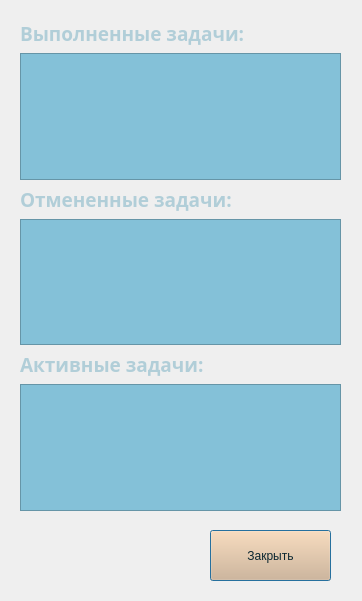
<?xml version="1.0" encoding="UTF-8"?>
<ui version="4.0">
 <class>statistics</class>
 <widget class="QDialog" name="statistics">
  <property name="geometry">
   <rect>
    <x>0</x>
    <y>0</y>
    <width>362</width>
    <height>601</height>
   </rect>
  </property>
  <property name="windowTitle">
   <string>Dialog</string>
  </property>
  <widget class="QPushButton" name="closeB">
   <property name="geometry">
    <rect>
     <x>210</x>
     <y>530</y>
     <width>121</width>
     <height>51</height>
    </rect>
   </property>
   <property name="palette">
    <palette>
     <active>
      <colorrole role="WindowText">
       <brush brushstyle="SolidPattern">
        <color alpha="255">
         <red>0</red>
         <green>0</green>
         <blue>0</blue>
        </color>
       </brush>
      </colorrole>
      <colorrole role="Button">
       <brush brushstyle="SolidPattern">
        <color alpha="255">
         <red>224</red>
         <green>180</green>
         <blue>133</blue>
        </color>
       </brush>
      </colorrole>
      <colorrole role="Light">
       <brush brushstyle="SolidPattern">
        <color alpha="255">
         <red>255</red>
         <green>244</green>
         <blue>232</blue>
        </color>
       </brush>
      </colorrole>
      <colorrole role="Midlight">
       <brush brushstyle="SolidPattern">
        <color alpha="255">
         <red>239</red>
         <green>212</green>
         <blue>182</blue>
        </color>
       </brush>
      </colorrole>
      <colorrole role="Dark">
       <brush brushstyle="SolidPattern">
        <color alpha="255">
         <red>112</red>
         <green>90</green>
         <blue>66</blue>
        </color>
       </brush>
      </colorrole>
      <colorrole role="Mid">
       <brush brushstyle="SolidPattern">
        <color alpha="255">
         <red>149</red>
         <green>120</green>
         <blue>89</blue>
        </color>
       </brush>
      </colorrole>
      <colorrole role="Text">
       <brush brushstyle="SolidPattern">
        <color alpha="255">
         <red>0</red>
         <green>0</green>
         <blue>0</blue>
        </color>
       </brush>
      </colorrole>
      <colorrole role="BrightText">
       <brush brushstyle="SolidPattern">
        <color alpha="255">
         <red>255</red>
         <green>255</green>
         <blue>255</blue>
        </color>
       </brush>
      </colorrole>
      <colorrole role="ButtonText">
       <brush brushstyle="SolidPattern">
        <color alpha="255">
         <red>0</red>
         <green>0</green>
         <blue>0</blue>
        </color>
       </brush>
      </colorrole>
      <colorrole role="Base">
       <brush brushstyle="SolidPattern">
        <color alpha="255">
         <red>255</red>
         <green>255</green>
         <blue>255</blue>
        </color>
       </brush>
      </colorrole>
      <colorrole role="Window">
       <brush brushstyle="SolidPattern">
        <color alpha="255">
         <red>224</red>
         <green>180</green>
         <blue>133</blue>
        </color>
       </brush>
      </colorrole>
      <colorrole role="Shadow">
       <brush brushstyle="SolidPattern">
        <color alpha="255">
         <red>0</red>
         <green>0</green>
         <blue>0</blue>
        </color>
       </brush>
      </colorrole>
      <colorrole role="AlternateBase">
       <brush brushstyle="SolidPattern">
        <color alpha="255">
         <red>239</red>
         <green>217</green>
         <blue>194</blue>
        </color>
       </brush>
      </colorrole>
      <colorrole role="ToolTipBase">
       <brush brushstyle="SolidPattern">
        <color alpha="255">
         <red>255</red>
         <green>255</green>
         <blue>220</blue>
        </color>
       </brush>
      </colorrole>
      <colorrole role="ToolTipText">
       <brush brushstyle="SolidPattern">
        <color alpha="255">
         <red>0</red>
         <green>0</green>
         <blue>0</blue>
        </color>
       </brush>
      </colorrole>
      <colorrole role="PlaceholderText">
       <brush brushstyle="SolidPattern">
        <color alpha="127">
         <red>0</red>
         <green>0</green>
         <blue>0</blue>
        </color>
       </brush>
      </colorrole>
      <colorrole role="Accent">
       <brush brushstyle="SolidPattern">
        <color alpha="255">
         <red>255</red>
         <green>255</green>
         <blue>255</blue>
        </color>
       </brush>
      </colorrole>
     </active>
     <inactive>
      <colorrole role="WindowText">
       <brush brushstyle="SolidPattern">
        <color alpha="255">
         <red>0</red>
         <green>0</green>
         <blue>0</blue>
        </color>
       </brush>
      </colorrole>
      <colorrole role="Button">
       <brush brushstyle="SolidPattern">
        <color alpha="255">
         <red>224</red>
         <green>180</green>
         <blue>133</blue>
        </color>
       </brush>
      </colorrole>
      <colorrole role="Light">
       <brush brushstyle="SolidPattern">
        <color alpha="255">
         <red>255</red>
         <green>244</green>
         <blue>232</blue>
        </color>
       </brush>
      </colorrole>
      <colorrole role="Midlight">
       <brush brushstyle="SolidPattern">
        <color alpha="255">
         <red>239</red>
         <green>212</green>
         <blue>182</blue>
        </color>
       </brush>
      </colorrole>
      <colorrole role="Dark">
       <brush brushstyle="SolidPattern">
        <color alpha="255">
         <red>112</red>
         <green>90</green>
         <blue>66</blue>
        </color>
       </brush>
      </colorrole>
      <colorrole role="Mid">
       <brush brushstyle="SolidPattern">
        <color alpha="255">
         <red>149</red>
         <green>120</green>
         <blue>89</blue>
        </color>
       </brush>
      </colorrole>
      <colorrole role="Text">
       <brush brushstyle="SolidPattern">
        <color alpha="255">
         <red>0</red>
         <green>0</green>
         <blue>0</blue>
        </color>
       </brush>
      </colorrole>
      <colorrole role="BrightText">
       <brush brushstyle="SolidPattern">
        <color alpha="255">
         <red>255</red>
         <green>255</green>
         <blue>255</blue>
        </color>
       </brush>
      </colorrole>
      <colorrole role="ButtonText">
       <brush brushstyle="SolidPattern">
        <color alpha="255">
         <red>0</red>
         <green>0</green>
         <blue>0</blue>
        </color>
       </brush>
      </colorrole>
      <colorrole role="Base">
       <brush brushstyle="SolidPattern">
        <color alpha="255">
         <red>255</red>
         <green>255</green>
         <blue>255</blue>
        </color>
       </brush>
      </colorrole>
      <colorrole role="Window">
       <brush brushstyle="SolidPattern">
        <color alpha="255">
         <red>224</red>
         <green>180</green>
         <blue>133</blue>
        </color>
       </brush>
      </colorrole>
      <colorrole role="Shadow">
       <brush brushstyle="SolidPattern">
        <color alpha="255">
         <red>0</red>
         <green>0</green>
         <blue>0</blue>
        </color>
       </brush>
      </colorrole>
      <colorrole role="AlternateBase">
       <brush brushstyle="SolidPattern">
        <color alpha="255">
         <red>239</red>
         <green>217</green>
         <blue>194</blue>
        </color>
       </brush>
      </colorrole>
      <colorrole role="ToolTipBase">
       <brush brushstyle="SolidPattern">
        <color alpha="255">
         <red>255</red>
         <green>255</green>
         <blue>220</blue>
        </color>
       </brush>
      </colorrole>
      <colorrole role="ToolTipText">
       <brush brushstyle="SolidPattern">
        <color alpha="255">
         <red>0</red>
         <green>0</green>
         <blue>0</blue>
        </color>
       </brush>
      </colorrole>
      <colorrole role="PlaceholderText">
       <brush brushstyle="SolidPattern">
        <color alpha="127">
         <red>0</red>
         <green>0</green>
         <blue>0</blue>
        </color>
       </brush>
      </colorrole>
      <colorrole role="Accent">
       <brush brushstyle="SolidPattern">
        <color alpha="255">
         <red>255</red>
         <green>255</green>
         <blue>255</blue>
        </color>
       </brush>
      </colorrole>
     </inactive>
     <disabled>
      <colorrole role="WindowText">
       <brush brushstyle="SolidPattern">
        <color alpha="255">
         <red>112</red>
         <green>90</green>
         <blue>66</blue>
        </color>
       </brush>
      </colorrole>
      <colorrole role="Button">
       <brush brushstyle="SolidPattern">
        <color alpha="255">
         <red>224</red>
         <green>180</green>
         <blue>133</blue>
        </color>
       </brush>
      </colorrole>
      <colorrole role="Light">
       <brush brushstyle="SolidPattern">
        <color alpha="255">
         <red>255</red>
         <green>244</green>
         <blue>232</blue>
        </color>
       </brush>
      </colorrole>
      <colorrole role="Midlight">
       <brush brushstyle="SolidPattern">
        <color alpha="255">
         <red>239</red>
         <green>212</green>
         <blue>182</blue>
        </color>
       </brush>
      </colorrole>
      <colorrole role="Dark">
       <brush brushstyle="SolidPattern">
        <color alpha="255">
         <red>112</red>
         <green>90</green>
         <blue>66</blue>
        </color>
       </brush>
      </colorrole>
      <colorrole role="Mid">
       <brush brushstyle="SolidPattern">
        <color alpha="255">
         <red>149</red>
         <green>120</green>
         <blue>89</blue>
        </color>
       </brush>
      </colorrole>
      <colorrole role="Text">
       <brush brushstyle="SolidPattern">
        <color alpha="255">
         <red>112</red>
         <green>90</green>
         <blue>66</blue>
        </color>
       </brush>
      </colorrole>
      <colorrole role="BrightText">
       <brush brushstyle="SolidPattern">
        <color alpha="255">
         <red>255</red>
         <green>255</green>
         <blue>255</blue>
        </color>
       </brush>
      </colorrole>
      <colorrole role="ButtonText">
       <brush brushstyle="SolidPattern">
        <color alpha="255">
         <red>112</red>
         <green>90</green>
         <blue>66</blue>
        </color>
       </brush>
      </colorrole>
      <colorrole role="Base">
       <brush brushstyle="SolidPattern">
        <color alpha="255">
         <red>224</red>
         <green>180</green>
         <blue>133</blue>
        </color>
       </brush>
      </colorrole>
      <colorrole role="Window">
       <brush brushstyle="SolidPattern">
        <color alpha="255">
         <red>224</red>
         <green>180</green>
         <blue>133</blue>
        </color>
       </brush>
      </colorrole>
      <colorrole role="Shadow">
       <brush brushstyle="SolidPattern">
        <color alpha="255">
         <red>0</red>
         <green>0</green>
         <blue>0</blue>
        </color>
       </brush>
      </colorrole>
      <colorrole role="AlternateBase">
       <brush brushstyle="SolidPattern">
        <color alpha="255">
         <red>224</red>
         <green>180</green>
         <blue>133</blue>
        </color>
       </brush>
      </colorrole>
      <colorrole role="ToolTipBase">
       <brush brushstyle="SolidPattern">
        <color alpha="255">
         <red>255</red>
         <green>255</green>
         <blue>220</blue>
        </color>
       </brush>
      </colorrole>
      <colorrole role="ToolTipText">
       <brush brushstyle="SolidPattern">
        <color alpha="255">
         <red>0</red>
         <green>0</green>
         <blue>0</blue>
        </color>
       </brush>
      </colorrole>
      <colorrole role="PlaceholderText">
       <brush brushstyle="SolidPattern">
        <color alpha="127">
         <red>112</red>
         <green>90</green>
         <blue>66</blue>
        </color>
       </brush>
      </colorrole>
      <colorrole role="Accent">
       <brush brushstyle="SolidPattern">
        <color alpha="255">
         <red>255</red>
         <green>222</green>
         <blue>188</blue>
        </color>
       </brush>
      </colorrole>
     </disabled>
    </palette>
   </property>
   <property name="styleSheet">
    <string notr="true">color: rgb(12,39,49);
font: 700 10pt &quot;Rubik&quot;;</string>
   </property>
   <property name="text">
    <string>Закрыть</string>
   </property>
  </widget>
  <widget class="QWidget" name="">
   <property name="geometry">
    <rect>
     <x>20</x>
     <y>20</y>
     <width>321</width>
     <height>491</height>
    </rect>
   </property>
   <layout class="QGridLayout" name="gridLayout">
    <item row="0" column="0">
     <widget class="QLabel" name="label">
      <property name="font">
       <font>
        <family>Rubik</family>
        <pointsize>14</pointsize>
        <bold>true</bold>
       </font>
      </property>
      <property name="styleSheet">
       <string notr="true">color : #B1CED8;</string>
      </property>
      <property name="text">
       <string>Выполненные задачи:</string>
      </property>
     </widget>
    </item>
    <item row="1" column="0">
     <widget class="QTextEdit" name="textEdit">
      <property name="palette">
       <palette>
        <active>
         <colorrole role="WindowText">
          <brush brushstyle="SolidPattern">
           <color alpha="255">
            <red>12</red>
            <green>39</green>
            <blue>49</blue>
           </color>
          </brush>
         </colorrole>
         <colorrole role="Button">
          <brush brushstyle="SolidPattern">
           <color alpha="255">
            <red>132</red>
            <green>193</green>
            <blue>216</blue>
           </color>
          </brush>
         </colorrole>
         <colorrole role="Text">
          <brush brushstyle="SolidPattern">
           <color alpha="255">
            <red>12</red>
            <green>39</green>
            <blue>49</blue>
           </color>
          </brush>
         </colorrole>
         <colorrole role="ButtonText">
          <brush brushstyle="SolidPattern">
           <color alpha="255">
            <red>12</red>
            <green>39</green>
            <blue>49</blue>
           </color>
          </brush>
         </colorrole>
         <colorrole role="Base">
          <brush brushstyle="SolidPattern">
           <color alpha="255">
            <red>132</red>
            <green>193</green>
            <blue>216</blue>
           </color>
          </brush>
         </colorrole>
         <colorrole role="Window">
          <brush brushstyle="SolidPattern">
           <color alpha="255">
            <red>132</red>
            <green>193</green>
            <blue>216</blue>
           </color>
          </brush>
         </colorrole>
         <colorrole role="PlaceholderText">
          <brush brushstyle="SolidPattern">
           <color alpha="128">
            <red>12</red>
            <green>39</green>
            <blue>49</blue>
           </color>
          </brush>
         </colorrole>
        </active>
        <inactive>
         <colorrole role="WindowText">
          <brush brushstyle="SolidPattern">
           <color alpha="255">
            <red>12</red>
            <green>39</green>
            <blue>49</blue>
           </color>
          </brush>
         </colorrole>
         <colorrole role="Button">
          <brush brushstyle="SolidPattern">
           <color alpha="255">
            <red>132</red>
            <green>193</green>
            <blue>216</blue>
           </color>
          </brush>
         </colorrole>
         <colorrole role="Text">
          <brush brushstyle="SolidPattern">
           <color alpha="255">
            <red>12</red>
            <green>39</green>
            <blue>49</blue>
           </color>
          </brush>
         </colorrole>
         <colorrole role="ButtonText">
          <brush brushstyle="SolidPattern">
           <color alpha="255">
            <red>12</red>
            <green>39</green>
            <blue>49</blue>
           </color>
          </brush>
         </colorrole>
         <colorrole role="Base">
          <brush brushstyle="SolidPattern">
           <color alpha="255">
            <red>132</red>
            <green>193</green>
            <blue>216</blue>
           </color>
          </brush>
         </colorrole>
         <colorrole role="Window">
          <brush brushstyle="SolidPattern">
           <color alpha="255">
            <red>132</red>
            <green>193</green>
            <blue>216</blue>
           </color>
          </brush>
         </colorrole>
         <colorrole role="PlaceholderText">
          <brush brushstyle="SolidPattern">
           <color alpha="128">
            <red>12</red>
            <green>39</green>
            <blue>49</blue>
           </color>
          </brush>
         </colorrole>
        </inactive>
        <disabled>
         <colorrole role="WindowText">
          <brush brushstyle="SolidPattern">
           <color alpha="255">
            <red>12</red>
            <green>39</green>
            <blue>49</blue>
           </color>
          </brush>
         </colorrole>
         <colorrole role="Button">
          <brush brushstyle="SolidPattern">
           <color alpha="255">
            <red>132</red>
            <green>193</green>
            <blue>216</blue>
           </color>
          </brush>
         </colorrole>
         <colorrole role="Text">
          <brush brushstyle="SolidPattern">
           <color alpha="255">
            <red>12</red>
            <green>39</green>
            <blue>49</blue>
           </color>
          </brush>
         </colorrole>
         <colorrole role="ButtonText">
          <brush brushstyle="SolidPattern">
           <color alpha="255">
            <red>12</red>
            <green>39</green>
            <blue>49</blue>
           </color>
          </brush>
         </colorrole>
         <colorrole role="Base">
          <brush brushstyle="SolidPattern">
           <color alpha="255">
            <red>132</red>
            <green>193</green>
            <blue>216</blue>
           </color>
          </brush>
         </colorrole>
         <colorrole role="Window">
          <brush brushstyle="SolidPattern">
           <color alpha="255">
            <red>132</red>
            <green>193</green>
            <blue>216</blue>
           </color>
          </brush>
         </colorrole>
         <colorrole role="PlaceholderText">
          <brush brushstyle="SolidPattern">
           <color alpha="128">
            <red>12</red>
            <green>39</green>
            <blue>49</blue>
           </color>
          </brush>
         </colorrole>
        </disabled>
       </palette>
      </property>
      <property name="styleSheet">
       <string notr="true">color: rgb(12,39,49);
font: 700 10pt &quot;Rubik&quot;;
background-color: rgb(132,193,216);</string>
      </property>
     </widget>
    </item>
    <item row="2" column="0">
     <widget class="QLabel" name="label_2">
      <property name="font">
       <font>
        <family>Rubik</family>
        <pointsize>14</pointsize>
        <bold>true</bold>
       </font>
      </property>
      <property name="styleSheet">
       <string notr="true">color : #B1CED8;</string>
      </property>
      <property name="text">
       <string>Отмененные задачи:</string>
      </property>
     </widget>
    </item>
    <item row="3" column="0">
     <widget class="QTextEdit" name="textEdit_2">
      <property name="palette">
       <palette>
        <active>
         <colorrole role="WindowText">
          <brush brushstyle="SolidPattern">
           <color alpha="255">
            <red>12</red>
            <green>39</green>
            <blue>49</blue>
           </color>
          </brush>
         </colorrole>
         <colorrole role="Button">
          <brush brushstyle="SolidPattern">
           <color alpha="255">
            <red>132</red>
            <green>193</green>
            <blue>216</blue>
           </color>
          </brush>
         </colorrole>
         <colorrole role="Text">
          <brush brushstyle="SolidPattern">
           <color alpha="255">
            <red>12</red>
            <green>39</green>
            <blue>49</blue>
           </color>
          </brush>
         </colorrole>
         <colorrole role="ButtonText">
          <brush brushstyle="SolidPattern">
           <color alpha="255">
            <red>12</red>
            <green>39</green>
            <blue>49</blue>
           </color>
          </brush>
         </colorrole>
         <colorrole role="Base">
          <brush brushstyle="SolidPattern">
           <color alpha="255">
            <red>132</red>
            <green>193</green>
            <blue>216</blue>
           </color>
          </brush>
         </colorrole>
         <colorrole role="Window">
          <brush brushstyle="SolidPattern">
           <color alpha="255">
            <red>132</red>
            <green>193</green>
            <blue>216</blue>
           </color>
          </brush>
         </colorrole>
         <colorrole role="PlaceholderText">
          <brush brushstyle="SolidPattern">
           <color alpha="128">
            <red>12</red>
            <green>39</green>
            <blue>49</blue>
           </color>
          </brush>
         </colorrole>
        </active>
        <inactive>
         <colorrole role="WindowText">
          <brush brushstyle="SolidPattern">
           <color alpha="255">
            <red>12</red>
            <green>39</green>
            <blue>49</blue>
           </color>
          </brush>
         </colorrole>
         <colorrole role="Button">
          <brush brushstyle="SolidPattern">
           <color alpha="255">
            <red>132</red>
            <green>193</green>
            <blue>216</blue>
           </color>
          </brush>
         </colorrole>
         <colorrole role="Text">
          <brush brushstyle="SolidPattern">
           <color alpha="255">
            <red>12</red>
            <green>39</green>
            <blue>49</blue>
           </color>
          </brush>
         </colorrole>
         <colorrole role="ButtonText">
          <brush brushstyle="SolidPattern">
           <color alpha="255">
            <red>12</red>
            <green>39</green>
            <blue>49</blue>
           </color>
          </brush>
         </colorrole>
         <colorrole role="Base">
          <brush brushstyle="SolidPattern">
           <color alpha="255">
            <red>132</red>
            <green>193</green>
            <blue>216</blue>
           </color>
          </brush>
         </colorrole>
         <colorrole role="Window">
          <brush brushstyle="SolidPattern">
           <color alpha="255">
            <red>132</red>
            <green>193</green>
            <blue>216</blue>
           </color>
          </brush>
         </colorrole>
         <colorrole role="PlaceholderText">
          <brush brushstyle="SolidPattern">
           <color alpha="128">
            <red>12</red>
            <green>39</green>
            <blue>49</blue>
           </color>
          </brush>
         </colorrole>
        </inactive>
        <disabled>
         <colorrole role="WindowText">
          <brush brushstyle="SolidPattern">
           <color alpha="255">
            <red>12</red>
            <green>39</green>
            <blue>49</blue>
           </color>
          </brush>
         </colorrole>
         <colorrole role="Button">
          <brush brushstyle="SolidPattern">
           <color alpha="255">
            <red>132</red>
            <green>193</green>
            <blue>216</blue>
           </color>
          </brush>
         </colorrole>
         <colorrole role="Text">
          <brush brushstyle="SolidPattern">
           <color alpha="255">
            <red>12</red>
            <green>39</green>
            <blue>49</blue>
           </color>
          </brush>
         </colorrole>
         <colorrole role="ButtonText">
          <brush brushstyle="SolidPattern">
           <color alpha="255">
            <red>12</red>
            <green>39</green>
            <blue>49</blue>
           </color>
          </brush>
         </colorrole>
         <colorrole role="Base">
          <brush brushstyle="SolidPattern">
           <color alpha="255">
            <red>132</red>
            <green>193</green>
            <blue>216</blue>
           </color>
          </brush>
         </colorrole>
         <colorrole role="Window">
          <brush brushstyle="SolidPattern">
           <color alpha="255">
            <red>132</red>
            <green>193</green>
            <blue>216</blue>
           </color>
          </brush>
         </colorrole>
         <colorrole role="PlaceholderText">
          <brush brushstyle="SolidPattern">
           <color alpha="128">
            <red>12</red>
            <green>39</green>
            <blue>49</blue>
           </color>
          </brush>
         </colorrole>
        </disabled>
       </palette>
      </property>
      <property name="styleSheet">
       <string notr="true">color: rgb(12,39,49);
font: 700 10pt &quot;Rubik&quot;;
background-color: rgb(132,193,216);</string>
      </property>
     </widget>
    </item>
    <item row="4" column="0">
     <widget class="QLabel" name="label_3">
      <property name="font">
       <font>
        <family>Rubik</family>
        <pointsize>14</pointsize>
        <bold>true</bold>
       </font>
      </property>
      <property name="styleSheet">
       <string notr="true">color : #B1CED8;</string>
      </property>
      <property name="text">
       <string>Активные задачи:</string>
      </property>
     </widget>
    </item>
    <item row="5" column="0">
     <widget class="QTextEdit" name="textEdit_3">
      <property name="palette">
       <palette>
        <active>
         <colorrole role="WindowText">
          <brush brushstyle="SolidPattern">
           <color alpha="255">
            <red>12</red>
            <green>39</green>
            <blue>49</blue>
           </color>
          </brush>
         </colorrole>
         <colorrole role="Button">
          <brush brushstyle="SolidPattern">
           <color alpha="255">
            <red>132</red>
            <green>193</green>
            <blue>216</blue>
           </color>
          </brush>
         </colorrole>
         <colorrole role="Text">
          <brush brushstyle="SolidPattern">
           <color alpha="255">
            <red>12</red>
            <green>39</green>
            <blue>49</blue>
           </color>
          </brush>
         </colorrole>
         <colorrole role="ButtonText">
          <brush brushstyle="SolidPattern">
           <color alpha="255">
            <red>12</red>
            <green>39</green>
            <blue>49</blue>
           </color>
          </brush>
         </colorrole>
         <colorrole role="Base">
          <brush brushstyle="SolidPattern">
           <color alpha="255">
            <red>132</red>
            <green>193</green>
            <blue>216</blue>
           </color>
          </brush>
         </colorrole>
         <colorrole role="Window">
          <brush brushstyle="SolidPattern">
           <color alpha="255">
            <red>132</red>
            <green>193</green>
            <blue>216</blue>
           </color>
          </brush>
         </colorrole>
         <colorrole role="PlaceholderText">
          <brush brushstyle="SolidPattern">
           <color alpha="128">
            <red>12</red>
            <green>39</green>
            <blue>49</blue>
           </color>
          </brush>
         </colorrole>
        </active>
        <inactive>
         <colorrole role="WindowText">
          <brush brushstyle="SolidPattern">
           <color alpha="255">
            <red>12</red>
            <green>39</green>
            <blue>49</blue>
           </color>
          </brush>
         </colorrole>
         <colorrole role="Button">
          <brush brushstyle="SolidPattern">
           <color alpha="255">
            <red>132</red>
            <green>193</green>
            <blue>216</blue>
           </color>
          </brush>
         </colorrole>
         <colorrole role="Text">
          <brush brushstyle="SolidPattern">
           <color alpha="255">
            <red>12</red>
            <green>39</green>
            <blue>49</blue>
           </color>
          </brush>
         </colorrole>
         <colorrole role="ButtonText">
          <brush brushstyle="SolidPattern">
           <color alpha="255">
            <red>12</red>
            <green>39</green>
            <blue>49</blue>
           </color>
          </brush>
         </colorrole>
         <colorrole role="Base">
          <brush brushstyle="SolidPattern">
           <color alpha="255">
            <red>132</red>
            <green>193</green>
            <blue>216</blue>
           </color>
          </brush>
         </colorrole>
         <colorrole role="Window">
          <brush brushstyle="SolidPattern">
           <color alpha="255">
            <red>132</red>
            <green>193</green>
            <blue>216</blue>
           </color>
          </brush>
         </colorrole>
         <colorrole role="PlaceholderText">
          <brush brushstyle="SolidPattern">
           <color alpha="128">
            <red>12</red>
            <green>39</green>
            <blue>49</blue>
           </color>
          </brush>
         </colorrole>
        </inactive>
        <disabled>
         <colorrole role="WindowText">
          <brush brushstyle="SolidPattern">
           <color alpha="255">
            <red>12</red>
            <green>39</green>
            <blue>49</blue>
           </color>
          </brush>
         </colorrole>
         <colorrole role="Button">
          <brush brushstyle="SolidPattern">
           <color alpha="255">
            <red>132</red>
            <green>193</green>
            <blue>216</blue>
           </color>
          </brush>
         </colorrole>
         <colorrole role="Text">
          <brush brushstyle="SolidPattern">
           <color alpha="255">
            <red>12</red>
            <green>39</green>
            <blue>49</blue>
           </color>
          </brush>
         </colorrole>
         <colorrole role="ButtonText">
          <brush brushstyle="SolidPattern">
           <color alpha="255">
            <red>12</red>
            <green>39</green>
            <blue>49</blue>
           </color>
          </brush>
         </colorrole>
         <colorrole role="Base">
          <brush brushstyle="SolidPattern">
           <color alpha="255">
            <red>132</red>
            <green>193</green>
            <blue>216</blue>
           </color>
          </brush>
         </colorrole>
         <colorrole role="Window">
          <brush brushstyle="SolidPattern">
           <color alpha="255">
            <red>132</red>
            <green>193</green>
            <blue>216</blue>
           </color>
          </brush>
         </colorrole>
         <colorrole role="PlaceholderText">
          <brush brushstyle="SolidPattern">
           <color alpha="128">
            <red>12</red>
            <green>39</green>
            <blue>49</blue>
           </color>
          </brush>
         </colorrole>
        </disabled>
       </palette>
      </property>
      <property name="styleSheet">
       <string notr="true">color: rgb(12,39,49);
font: 700 10pt &quot;Rubik&quot;;
background-color: rgb(132,193,216);</string>
      </property>
     </widget>
    </item>
   </layout>
  </widget>
 </widget>
 <resources/>
 <connections/>
</ui>
